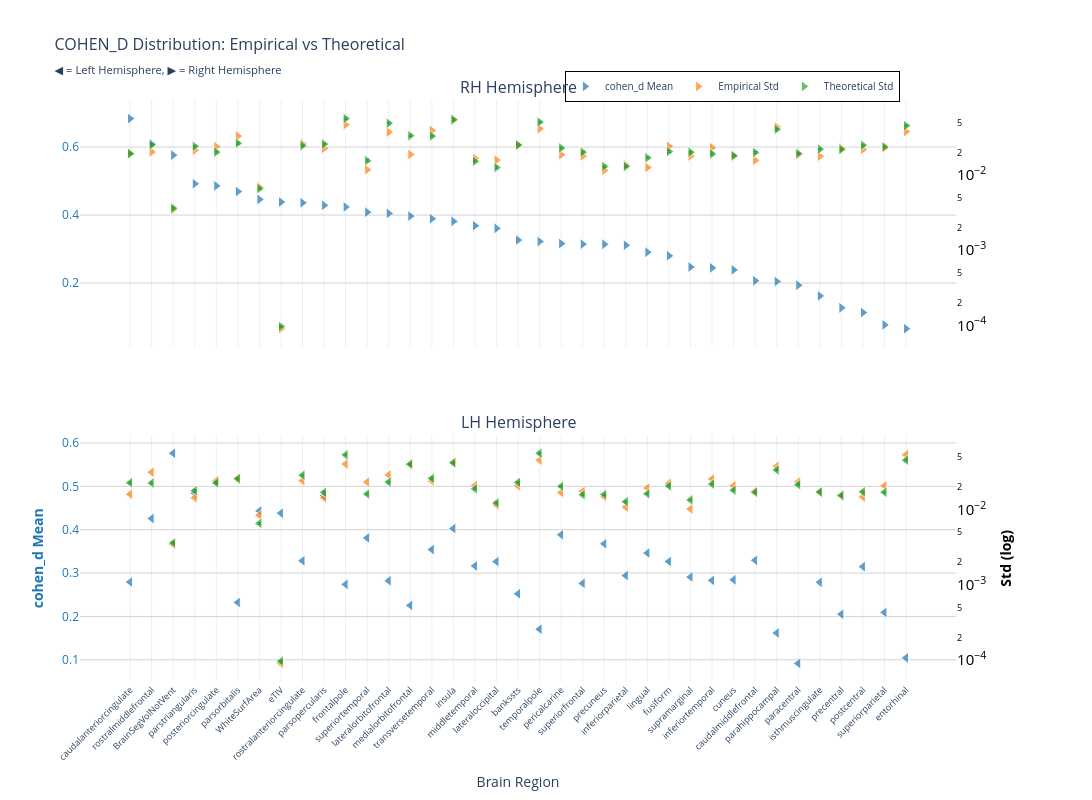
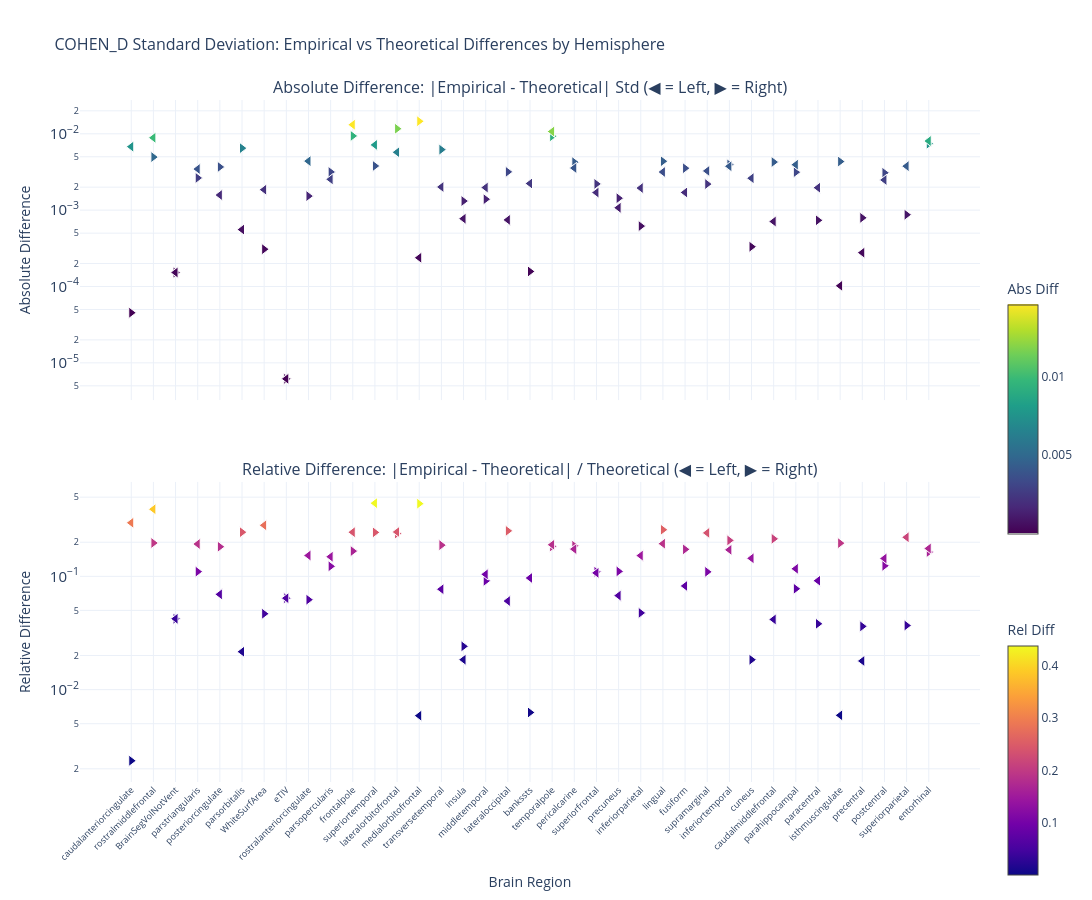

The cell these charts' notebook holds for them, in order:
### Markdown cell above
### p-value

### Code cell
nu_nav = df_npvr[(df_npvr["timepoint"] == "baseline") & (df_npvr["group"] == "HC-PD")]
data_path = stats_dir / f"cohen_d_baseline_{METRIC}.parquet"
df, stats = get_test_stats(
    data_path, stat_functions_F, nu_nav, hemisphere=True, study="baseline"
)
show_figure(
    stats, hemisphere=True, stat_name="cohen_d", study="baseline", metric=METRIC
)

### Figure 1 — Plotly figure (JSON) as saved in the notebook; plotly's stock layout.template omitted (floating-point values rounded to 4 significant figures)
{"data": [{"hovertemplate": "<b>%{x}</b><br>Mean cohen_d: %{y:.2f}<br><extra></extra>", "legendgroup": "mean", "marker": {"color": "#1f77b4", "line": {"color": "white", "width": 1}, "opacity": 0.7, "size": 10, "symbol": "triangle-right"}, "mode": "markers", "name": "cohen_d Mean", "showlegend": true, "type": "scatter", "x": ["caudalanteriorcingulate", "rostralmiddlefrontal", "BrainSegVolNotVent", "parstriangularis", "posteriorcingulate", "parsorbitalis", "WhiteSurfArea", "eTIV", "rostralanteriorcingulate", "parsopercularis", "frontalpole", "superiortemporal", "lateralorbitofrontal", "medialorbitofrontal", "transversetemporal", "insula", "middletemporal", "lateraloccipital", "bankssts", "temporalpole", "pericalcarine", "superiorfrontal", "precuneus", "inferiorparietal", "lingual", "fusiform", "supramarginal", "inferiortemporal", "cuneus", "caudalmiddlefrontal", "parahippocampal", "paracentral", "isthmuscingulate", "precentral", "postcentral", "superiorparietal", "entorhinal"], "xaxis": "x", "y": [0.6837, 0.6097, 0.5763, 0.492, 0.4859, 0.4692, 0.4462, 0.4382, 0.4361, 0.4287, 0.4238, 0.4085, 0.4049, 0.3969, 0.3891, 0.3815, 0.3686, 0.3608, 0.3265, 0.3221, 0.3161, 0.3145, 0.3141, 0.3114, 0.2908, 0.2801, 0.2473, 0.2447, 0.2387, 0.2066, 0.2047, 0.1938, 0.1624, 0.1272, 0.1132, 0.07698, 0.06573], "yaxis": "y"}, {"hovertemplate": "<b>%{x}</b><br>Empirical Std: %{y:.3f}<br><extra></extra>", "legendgroup": "empirical", "marker": {"color": "#ff7f0e", "line": {"color": "white", "width": 1}, "opacity": 0.7, "size": 10, "symbol": "triangle-right"}, "mode": "markers", "name": "Empirical Std", "showlegend": true, "type": "scatter", "x": ["caudalanteriorcingulate", "rostralmiddlefrontal", "BrainSegVolNotVent", "parstriangularis", "posteriorcingulate", "parsorbitalis", "WhiteSurfArea", "eTIV", "rostralanteriorcingulate", "parsopercularis", "frontalpole", "superiortemporal", "lateralorbitofrontal", "medialorbitofrontal", "transversetemporal", "insula", "middletemporal", "lateraloccipital", "bankssts", "temporalpole", "pericalcarine", "superiorfrontal", "precuneus", "inferiorparietal", "lingual", "fusiform", "supramarginal", "inferiortemporal", "cuneus", "caudalmiddlefrontal", "parahippocampal", "paracentral", "isthmuscingulate", "precentral", "postcentral", "superiorparietal", "entorhinal"], "xaxis": "x", "y": [0.01928, 0.02021, 0.003462, 0.02138, 0.02383, 0.03294, 0.006904, 9.012e-05, 0.02608, 0.02262, 0.04684, 0.01173, 0.03719, 0.01874, 0.03914, 0.05333, 0.01664, 0.01577, 0.02488, 0.04124, 0.0186, 0.01793, 0.01154, 0.01361, 0.01259, 0.02404, 0.01785, 0.02305, 0.01775, 0.01565, 0.04364, 0.01858, 0.01773, 0.02272, 0.0218, 0.0228, 0.03788], "yaxis": "y2"}, {"error_y": {"array": [0.0005389, 0.0007051, 0.0001013, 0.0006731, 0.0005647, 0.0007412, 0.0001848, 2.698e-06, 0.000688, 0.0007224, 0.001575, 0.0004349, 0.001368, 0.0009342, 0.0009227, 0.001531, 0.0004272, 0.0003528, 0.0007016, 0.001416, 0.0006402, 0.0005641, 0.0003634, 0.000364, 0.0004751, 0.0005742, 0.0005618, 0.0005348, 0.0005065, 0.000558, 0.001134, 0.0005412, 0.0006182, 0.0006143, 0.0006973, 0.0006631, 0.001269], "arrayminus": [0.000524, 0.0006855, 9.848e-05, 0.0006545, 0.000549, 0.0007207, 0.0001797, 2.623e-06, 0.0006689, 0.0007024, 0.001531, 0.0004228, 0.00133, 0.0009083, 0.0008971, 0.001489, 0.0004154, 0.0003431, 0.0006821, 0.001376, 0.0006224, 0.0005485, 0.0003533, 0.0003539, 0.000462, 0.0005583, 0.0005462, 0.00052, 0.0004924, 0.0005425, 0.001103, 0.0005262, 0.000601, 0.0005972, 0.000678, 0.0006448, 0.001234], "color": "#2ca02c", "thickness": 1, "type": "data", "visible": true, "width": 2}, "hovertemplate": "<b>%{x}</b><br>Theoretical Std: %{y:.3f}<br><extra></extra>", "legendgroup": "theoretical", "marker": {"color": "#2ca02c", "line": {"color": "white", "width": 1}, "opacity": 0.7, "size": 10, "symbol": "triangle-right"}, "mode": "markers", "name": "Theoretical Std", "showlegend": true, "type": "scatter", "x": ["caudalanteriorcingulate", "rostralmiddlefrontal", "BrainSegVolNotVent", "parstriangularis", "posteriorcingulate", "parsorbitalis", "WhiteSurfArea", "eTIV", "rostralanteriorcingulate", "parsopercularis", "frontalpole", "superiortemporal", "lateralorbitofrontal", "medialorbitofrontal", "transversetemporal", "insula", "middletemporal", "lateraloccipital", "bankssts", "temporalpole", "pericalcarine", "superiorfrontal", "precuneus", "inferiorparietal", "lingual", "fusiform", "supramarginal", "inferiortemporal", "cuneus", "caudalmiddlefrontal", "parahippocampal", "paracentral", "isthmuscingulate", "precentral", "postcentral", "superiorparietal", "entorhinal"], "xaxis": "x", "y": [0.01923, 0.02516, 0.003615, 0.02403, 0.02015, 0.02646, 0.006596, 9.63e-05, 0.02456, 0.02578, 0.05622, 0.01552, 0.04883, 0.03334, 0.03293, 0.05464, 0.01525, 0.01259, 0.02504, 0.05053, 0.02285, 0.02013, 0.01297, 0.01299, 0.01696, 0.0205, 0.02005, 0.01909, 0.01808, 0.01991, 0.04049, 0.01932, 0.02206, 0.02192, 0.02489, 0.02367, 0.0453], "yaxis": "y2"}, {"hovertemplate": "<b>%{x}</b><br>Mean cohen_d: %{y:.2f}<br><extra></extra>", "legendgroup": "mean", "marker": {"color": "#1f77b4", "line": {"color": "white", "width": 1}, "opacity": 0.7, "size": 10, "symbol": "triangle-left"}, "mode": "markers", "name": "cohen_d Mean", "showlegend": false, "type": "scatter", "x": ["BrainSegVolNotVent", "posteriorcingulate", "parstriangularis", "parsopercularis", "WhiteSurfArea", "eTIV", "rostralmiddlefrontal", "insula", "pericalcarine", "superiortemporal", "precuneus", "transversetemporal", "lingual", "caudalmiddlefrontal", "rostralanteriorcingulate", "fusiform", "lateraloccipital", "middletemporal", "postcentral", "inferiorparietal", "supramarginal", "cuneus", "inferiortemporal", "lateralorbitofrontal", "caudalanteriorcingulate", "isthmuscingulate", "superiorfrontal", "frontalpole", "bankssts", "parsorbitalis", "medialorbitofrontal", "superiorparietal", "precentral", "temporalpole", "parahippocampal", "entorhinal", "paracentral"], "xaxis": "x2", "y": [0.5763, 0.5101, 0.4842, 0.4787, 0.4433, 0.4382, 0.4258, 0.4027, 0.3884, 0.381, 0.3675, 0.3542, 0.3461, 0.3294, 0.3283, 0.3266, 0.3264, 0.3164, 0.3148, 0.2942, 0.2908, 0.2844, 0.2831, 0.2823, 0.2794, 0.2788, 0.2763, 0.274, 0.2522, 0.2322, 0.2254, 0.2092, 0.2053, 0.1706, 0.1619, 0.1044, 0.09177], "yaxis": "y3"}, {"hovertemplate": "<b>%{x}</b><br>Empirical Std: %{y:.3f}<br><extra></extra>", "legendgroup": "empirical", "marker": {"color": "#ff7f0e", "line": {"color": "white", "width": 1}, "opacity": 0.7, "size": 10, "symbol": "triangle-left"}, "mode": "markers", "name": "Empirical Std", "showlegend": false, "type": "scatter", "x": ["BrainSegVolNotVent", "posteriorcingulate", "parstriangularis", "parsopercularis", "WhiteSurfArea", "eTIV", "rostralmiddlefrontal", "insula", "pericalcarine", "superiortemporal", "precuneus", "transversetemporal", "lingual", "caudalmiddlefrontal", "rostralanteriorcingulate", "fusiform", "lateraloccipital", "middletemporal", "postcentral", "inferiorparietal", "supramarginal", "cuneus", "inferiortemporal", "lateralorbitofrontal", "caudalanteriorcingulate", "isthmuscingulate", "superiorfrontal", "frontalpole", "bankssts", "parsorbitalis", "medialorbitofrontal", "superiorparietal", "precentral", "temporalpole", "parahippocampal", "entorhinal", "paracentral"], "xaxis": "x2", "y": [0.003462, 0.02432, 0.01446, 0.01448, 0.008427, 9.012e-05, 0.03156, 0.04283, 0.01692, 0.02334, 0.01483, 0.02412, 0.01944, 0.01776, 0.02434, 0.02244, 0.01157, 0.02095, 0.01481, 0.01085, 0.01024, 0.02081, 0.02568, 0.02901, 0.01607, 0.01711, 0.01755, 0.04049, 0.02087, 0.02631, 0.04018, 0.02082, 0.01523, 0.04567, 0.03776, 0.05372, 0.02349], "yaxis": "y4"}, {"error_y": {"array": [0.0001013, 0.0006373, 0.0005019, 0.0004767, 0.0001842, 2.698e-06, 0.0006356, 0.001178, 0.0005738, 0.0004534, 0.0004455, 0.0007323, 0.0004561, 0.0004777, 0.0008048, 0.000581, 0.0003451, 0.0005317, 0.0004846, 0.0003586, 0.0003782, 0.0005095, 0.0006142, 0.0006522, 0.0006403, 0.0004822, 0.000444, 0.001503, 0.0006472, 0.0007217, 0.001132, 0.0004778, 0.0004344, 0.001579, 0.0009475, 0.00128, 0.0006029], "arrayminus": [9.848e-05, 0.0006196, 0.000488, 0.0004635, 0.0001791, 2.623e-06, 0.000618, 0.001146, 0.0005579, 0.0004408, 0.0004331, 0.000712, 0.0004434, 0.0004645, 0.0007825, 0.0005649, 0.0003356, 0.0005169, 0.0004711, 0.0003487, 0.0003678, 0.0004954, 0.0005972, 0.0006341, 0.0006225, 0.0004688, 0.0004317, 0.001461, 0.0006293, 0.0007017, 0.001101, 0.0004645, 0.0004224, 0.001536, 0.0009212, 0.001244, 0.0005862], "color": "#2ca02c", "thickness": 1, "type": "data", "visible": true, "width": 2}, "hovertemplate": "<b>%{x}</b><br>Theoretical Std: %{y:.3f}<br><extra></extra>", "legendgroup": "theoretical", "marker": {"color": "#2ca02c", "line": {"color": "white", "width": 1}, "opacity": 0.7, "size": 10, "symbol": "triangle-left"}, "mode": "markers", "name": "Theoretical Std", "showlegend": false, "type": "scatter", "x": ["BrainSegVolNotVent", "posteriorcingulate", "parstriangularis", "parsopercularis", "WhiteSurfArea", "eTIV", "rostralmiddlefrontal", "insula", "pericalcarine", "superiortemporal", "precuneus", "transversetemporal", "lingual", "caudalmiddlefrontal", "rostralanteriorcingulate", "fusiform", "lateraloccipital", "middletemporal", "postcentral", "inferiorparietal", "supramarginal", "cuneus", "inferiortemporal", "lateralorbitofrontal", "caudalanteriorcingulate", "isthmuscingulate", "superiorfrontal", "frontalpole", "bankssts", "parsorbitalis", "medialorbitofrontal", "superiorparietal", "precentral", "temporalpole", "parahippocampal", "entorhinal", "paracentral"], "xaxis": "x2", "y": [0.003615, 0.02275, 0.01792, 0.01701, 0.006573, 9.63e-05, 0.02268, 0.04206, 0.02048, 0.01618, 0.0159, 0.02614, 0.01628, 0.01705, 0.02872, 0.02074, 0.01232, 0.01898, 0.01729, 0.0128, 0.0135, 0.01819, 0.02192, 0.02328, 0.02285, 0.01721, 0.01585, 0.05364, 0.0231, 0.02576, 0.04042, 0.01705, 0.0155, 0.05637, 0.03382, 0.04568, 0.02152], "yaxis": "y4"}], "layout": {"annotations": [{"font": {"size": 16}, "showarrow": false, "text": "RH Hemisphere", "x": 0.47, "xanchor": "center", "xref": "paper", "y": 1, "yanchor": "bottom", "yref": "paper"}, {"font": {"size": 16}, "showarrow": false, "text": "LH Hemisphere", "x": 0.47, "xanchor": "center", "xref": "paper", "y": 0.425, "yanchor": "bottom", "yref": "paper"}], "height": 800, "hovermode": "x", "legend": {"bgcolor": "rgba(255, 255, 255, 0.9)", "bordercolor": "black", "borderwidth": 1, "font": {"size": 10}, "orientation": "h", "x": 0.7, "xanchor": "center", "y": 1.05}, "title": {"font": {"size": 16}, "text": "COHEN_D Distribution: Empirical vs Theoretical<br><sub>◀ = Left Hemisphere, ▶ = Right Hemisphere</sub>"}, "width": 1400, "xaxis": {"anchor": "y", "domain": [0, 0.94], "matches": "x2", "showticklabels": false}, "xaxis2": {"anchor": "y3", "domain": [0, 0.94], "tickangle": -45, "tickfont": {"size": 9}, "title": {"text": "Brain Region"}}, "yaxis": {"anchor": "x", "domain": [0.575, 1], "gridcolor": "lightgray", "showgrid": true, "tickfont": {"color": "#1f77b4"}, "title": {"font": {"color": "#1f77b4"}, "text": ""}}, "yaxis2": {"anchor": "x", "exponentformat": "power", "overlaying": "y", "showgrid": false, "side": "right", "tickfont": {"color": "black"}, "title": {"font": {"color": "black"}, "text": ""}, "type": "log"}, "yaxis3": {"anchor": "x2", "domain": [0, 0.425], "gridcolor": "lightgray", "showgrid": true, "tickfont": {"color": "#1f77b4"}, "title": {"font": {"color": "#1f77b4"}, "text": "<b>cohen_d Mean</b>"}}, "yaxis4": {"anchor": "x2", "exponentformat": "power", "overlaying": "y3", "showgrid": false, "side": "right", "tickfont": {"color": "black"}, "title": {"font": {"color": "black"}, "text": "<b>Std (log)</b>"}, "type": "log"}}}

### Figure 2 — Plotly figure (JSON) as saved in the notebook; plotly's stock layout.template omitted (floating-point values rounded to 4 significant figures)
{"data": [{"hovertemplate": "<b>%{x}</b><br>Hemisphere: %{text}<br>Abs Diff: %{y:.4f}<br><extra></extra>", "legendgroup": "abs_rh", "marker": {"color": [4.531e-05, 0.004956, 0.0001526, 0.002643, 0.003678, 0.006486, 0.0003082, 6.176e-06, 0.001528, 0.003159, 0.009382, 0.00379, 0.01164, 0.0146, 0.006206, 0.001316, 0.00139, 0.003172, 0.0001574, 0.009285, 0.004253, 0.002206, 0.001434, 0.0006179, 0.004369, 0.003544, 0.002195, 0.003962, 0.0003319, 0.004266, 0.003145, 0.0007357, 0.00433, 0.0007929, 0.003084, 0.0008712, 0.007415], "colorbar": {"len": 0.4, "title": {"text": "Abs Diff"}, "y": 0.75, "yanchor": "top"}, "colorscale": [[0, "#440154"], [0.1111, "#482878"], [0.2222, "#3e4989"], [0.3333, "#31688e"], [0.4444, "#26828e"], [0.5556, "#1f9e89"], [0.6667, "#35b779"], [0.7778, "#6ece58"], [0.8889, "#b5de2b"], [1, "#fde725"]], "line": {"color": "white", "width": 1}, "showscale": true, "size": 10, "symbol": "triangle-right"}, "mode": "markers", "name": "Absolute (rh)", "showlegend": false, "text": ["rh", "rh", "rh", "rh", "rh", "rh", "rh", "rh", "rh", "rh", "rh", "rh", "rh", "rh", "rh", "rh", "rh", "rh", "rh", "rh", "rh", "rh", "rh", "rh", "rh", "rh", "rh", "rh", "rh", "rh", "rh", "rh", "rh", "rh", "rh", "rh", "rh"], "type": "scatter", "x": ["caudalanteriorcingulate", "rostralmiddlefrontal", "BrainSegVolNotVent", "parstriangularis", "posteriorcingulate", "parsorbitalis", "WhiteSurfArea", "eTIV", "rostralanteriorcingulate", "parsopercularis", "frontalpole", "superiortemporal", "lateralorbitofrontal", "medialorbitofrontal", "transversetemporal", "insula", "middletemporal", "lateraloccipital", "bankssts", "temporalpole", "pericalcarine", "superiorfrontal", "precuneus", "inferiorparietal", "lingual", "fusiform", "supramarginal", "inferiortemporal", "cuneus", "caudalmiddlefrontal", "parahippocampal", "paracentral", "isthmuscingulate", "precentral", "postcentral", "superiorparietal", "entorhinal"], "xaxis": "x", "y": [4.531e-05, 0.004956, 0.0001526, 0.002643, 0.003678, 0.006486, 0.0003082, 6.176e-06, 0.001528, 0.003159, 0.009382, 0.00379, 0.01164, 0.0146, 0.006206, 0.001316, 0.00139, 0.003172, 0.0001574, 0.009285, 0.004253, 0.002206, 0.001434, 0.0006179, 0.004369, 0.003544, 0.002195, 0.003962, 0.0003319, 0.004266, 0.003145, 0.0007357, 0.00433, 0.0007929, 0.003084, 0.0008712, 0.007415], "yaxis": "y"}, {"hovertemplate": "<b>%{x}</b><br>Hemisphere: %{text}<br>Rel Diff: %{y:.2%}<br><extra></extra>", "legendgroup": "rel_rh", "marker": {"color": [0.002356, 0.1969, 0.0422, 0.11, 0.1825, 0.2452, 0.04672, 0.06413, 0.0622, 0.1225, 0.1669, 0.2442, 0.2384, 0.4379, 0.1885, 0.02409, 0.09119, 0.2519, 0.006285, 0.1838, 0.1861, 0.1096, 0.1105, 0.04757, 0.2576, 0.1729, 0.1095, 0.2076, 0.01836, 0.2142, 0.07767, 0.03809, 0.1962, 0.03617, 0.1239, 0.03681, 0.1637], "colorbar": {"len": 0.4, "title": {"text": "Rel Diff"}, "y": 0.25, "yanchor": "top"}, "colorscale": [[0, "#0d0887"], [0.1111, "#46039f"], [0.2222, "#7201a8"], [0.3333, "#9c179e"], [0.4444, "#bd3786"], [0.5556, "#d8576b"], [0.6667, "#ed7953"], [0.7778, "#fb9f3a"], [0.8889, "#fdca26"], [1, "#f0f921"]], "line": {"color": "white", "width": 1}, "showscale": true, "size": 10, "symbol": "triangle-right"}, "mode": "markers", "name": "Relative (rh)", "showlegend": false, "text": ["rh", "rh", "rh", "rh", "rh", "rh", "rh", "rh", "rh", "rh", "rh", "rh", "rh", "rh", "rh", "rh", "rh", "rh", "rh", "rh", "rh", "rh", "rh", "rh", "rh", "rh", "rh", "rh", "rh", "rh", "rh", "rh", "rh", "rh", "rh", "rh", "rh"], "type": "scatter", "x": ["caudalanteriorcingulate", "rostralmiddlefrontal", "BrainSegVolNotVent", "parstriangularis", "posteriorcingulate", "parsorbitalis", "WhiteSurfArea", "eTIV", "rostralanteriorcingulate", "parsopercularis", "frontalpole", "superiortemporal", "lateralorbitofrontal", "medialorbitofrontal", "transversetemporal", "insula", "middletemporal", "lateraloccipital", "bankssts", "temporalpole", "pericalcarine", "superiorfrontal", "precuneus", "inferiorparietal", "lingual", "fusiform", "supramarginal", "inferiortemporal", "cuneus", "caudalmiddlefrontal", "parahippocampal", "paracentral", "isthmuscingulate", "precentral", "postcentral", "superiorparietal", "entorhinal"], "xaxis": "x2", "y": [0.002356, 0.1969, 0.0422, 0.11, 0.1825, 0.2452, 0.04672, 0.06413, 0.0622, 0.1225, 0.1669, 0.2442, 0.2384, 0.4379, 0.1885, 0.02409, 0.09119, 0.2519, 0.006285, 0.1838, 0.1861, 0.1096, 0.1105, 0.04757, 0.2576, 0.1729, 0.1095, 0.2076, 0.01836, 0.2142, 0.07767, 0.03809, 0.1962, 0.03617, 0.1239, 0.03681, 0.1637], "yaxis": "y2"}, {"hovertemplate": "<b>%{x}</b><br>Hemisphere: %{text}<br>Abs Diff: %{y:.4f}<br><extra></extra>", "legendgroup": "abs_lh", "marker": {"color": [0.0001526, 0.001577, 0.003455, 0.002534, 0.001854, 6.176e-06, 0.008871, 0.0007727, 0.003561, 0.007156, 0.001074, 0.002011, 0.003159, 0.0007097, 0.004387, 0.001705, 0.0007451, 0.001976, 0.002485, 0.001949, 0.003263, 0.002622, 0.003754, 0.005731, 0.006785, 0.0001021, 0.001699, 0.01315, 0.002234, 0.0005563, 0.000238, 0.00377, 0.0002775, 0.01071, 0.003941, 0.008044, 0.001968], "colorbar": {"len": 0.4, "title": {"text": "Abs Diff"}, "y": 0.75, "yanchor": "top"}, "colorscale": [[0, "#440154"], [0.1111, "#482878"], [0.2222, "#3e4989"], [0.3333, "#31688e"], [0.4444, "#26828e"], [0.5556, "#1f9e89"], [0.6667, "#35b779"], [0.7778, "#6ece58"], [0.8889, "#b5de2b"], [1, "#fde725"]], "line": {"color": "white", "width": 1}, "showscale": false, "size": 10, "symbol": "triangle-left"}, "mode": "markers", "name": "Absolute (lh)", "showlegend": false, "text": ["lh", "lh", "lh", "lh", "lh", "lh", "lh", "lh", "lh", "lh", "lh", "lh", "lh", "lh", "lh", "lh", "lh", "lh", "lh", "lh", "lh", "lh", "lh", "lh", "lh", "lh", "lh", "lh", "lh", "lh", "lh", "lh", "lh", "lh", "lh", "lh", "lh"], "type": "scatter", "x": ["BrainSegVolNotVent", "posteriorcingulate", "parstriangularis", "parsopercularis", "WhiteSurfArea", "eTIV", "rostralmiddlefrontal", "insula", "pericalcarine", "superiortemporal", "precuneus", "transversetemporal", "lingual", "caudalmiddlefrontal", "rostralanteriorcingulate", "fusiform", "lateraloccipital", "middletemporal", "postcentral", "inferiorparietal", "supramarginal", "cuneus", "inferiortemporal", "lateralorbitofrontal", "caudalanteriorcingulate", "isthmuscingulate", "superiorfrontal", "frontalpole", "bankssts", "parsorbitalis", "medialorbitofrontal", "superiorparietal", "precentral", "temporalpole", "parahippocampal", "entorhinal", "paracentral"], "xaxis": "x", "y": [0.0001526, 0.001577, 0.003455, 0.002534, 0.001854, 6.176e-06, 0.008871, 0.0007727, 0.003561, 0.007156, 0.001074, 0.002011, 0.003159, 0.0007097, 0.004387, 0.001705, 0.0007451, 0.001976, 0.002485, 0.001949, 0.003263, 0.002622, 0.003754, 0.005731, 0.006785, 0.0001021, 0.001699, 0.01315, 0.002234, 0.0005563, 0.000238, 0.00377, 0.0002775, 0.01071, 0.003941, 0.008044, 0.001968], "yaxis": "y"}, {"hovertemplate": "<b>%{x}</b><br>Hemisphere: %{text}<br>Rel Diff: %{y:.2%}<br><extra></extra>", "legendgroup": "rel_lh", "marker": {"color": [0.0422, 0.06933, 0.1929, 0.1489, 0.282, 0.06413, 0.3911, 0.01837, 0.1739, 0.4422, 0.06755, 0.07695, 0.1941, 0.04163, 0.1527, 0.08221, 0.06049, 0.1042, 0.1437, 0.1523, 0.2417, 0.1442, 0.1713, 0.2462, 0.2969, 0.005932, 0.1072, 0.2452, 0.0967, 0.0216, 0.00589, 0.2211, 0.0179, 0.1899, 0.1165, 0.1761, 0.09144], "colorbar": {"len": 0.4, "title": {"text": "Rel Diff"}, "y": 0.25, "yanchor": "top"}, "colorscale": [[0, "#0d0887"], [0.1111, "#46039f"], [0.2222, "#7201a8"], [0.3333, "#9c179e"], [0.4444, "#bd3786"], [0.5556, "#d8576b"], [0.6667, "#ed7953"], [0.7778, "#fb9f3a"], [0.8889, "#fdca26"], [1, "#f0f921"]], "line": {"color": "white", "width": 1}, "showscale": false, "size": 10, "symbol": "triangle-left"}, "mode": "markers", "name": "Relative (lh)", "showlegend": false, "text": ["lh", "lh", "lh", "lh", "lh", "lh", "lh", "lh", "lh", "lh", "lh", "lh", "lh", "lh", "lh", "lh", "lh", "lh", "lh", "lh", "lh", "lh", "lh", "lh", "lh", "lh", "lh", "lh", "lh", "lh", "lh", "lh", "lh", "lh", "lh", "lh", "lh"], "type": "scatter", "x": ["BrainSegVolNotVent", "posteriorcingulate", "parstriangularis", "parsopercularis", "WhiteSurfArea", "eTIV", "rostralmiddlefrontal", "insula", "pericalcarine", "superiortemporal", "precuneus", "transversetemporal", "lingual", "caudalmiddlefrontal", "rostralanteriorcingulate", "fusiform", "lateraloccipital", "middletemporal", "postcentral", "inferiorparietal", "supramarginal", "cuneus", "inferiortemporal", "lateralorbitofrontal", "caudalanteriorcingulate", "isthmuscingulate", "superiorfrontal", "frontalpole", "bankssts", "parsorbitalis", "medialorbitofrontal", "superiorparietal", "precentral", "temporalpole", "parahippocampal", "entorhinal", "paracentral"], "xaxis": "x2", "y": [0.0422, 0.06933, 0.1929, 0.1489, 0.282, 0.06413, 0.3911, 0.01837, 0.1739, 0.4422, 0.06755, 0.07695, 0.1941, 0.04163, 0.1527, 0.08221, 0.06049, 0.1042, 0.1437, 0.1523, 0.2417, 0.1442, 0.1713, 0.2462, 0.2969, 0.005932, 0.1072, 0.2452, 0.0967, 0.0216, 0.00589, 0.2211, 0.0179, 0.1899, 0.1165, 0.1761, 0.09144], "yaxis": "y2"}], "layout": {"annotations": [{"font": {"size": 16}, "showarrow": false, "text": "Absolute Difference: |Empirical - Theoretical| Std (◀ = Left, ▶ = Right)", "x": 0.5, "xanchor": "center", "xref": "paper", "y": 1, "yanchor": "bottom", "yref": "paper"}, {"font": {"size": 16}, "showarrow": false, "text": "Relative Difference: |Empirical - Theoretical| / Theoretical (◀ = Left, ▶ = Right)", "x": 0.5, "xanchor": "center", "xref": "paper", "y": 0.44, "yanchor": "bottom", "yref": "paper"}], "height": 900, "hovermode": "x unified", "showlegend": false, "title": {"font": {"size": 16}, "text": "COHEN_D Standard Deviation: Empirical vs Theoretical Differences by Hemisphere"}, "width": 1400, "xaxis": {"anchor": "y", "domain": [0, 1], "showticklabels": false}, "xaxis2": {"anchor": "y2", "domain": [0, 1], "tickangle": -45, "tickfont": {"size": 9}, "title": {"text": "Brain Region"}}, "yaxis": {"anchor": "x", "domain": [0.56, 1], "exponentformat": "power", "title": {"text": "Absolute Difference"}, "type": "log"}, "yaxis2": {"anchor": "x2", "domain": [0, 0.44], "exponentformat": "power", "title": {"text": "Relative Difference"}, "type": "log"}}}
